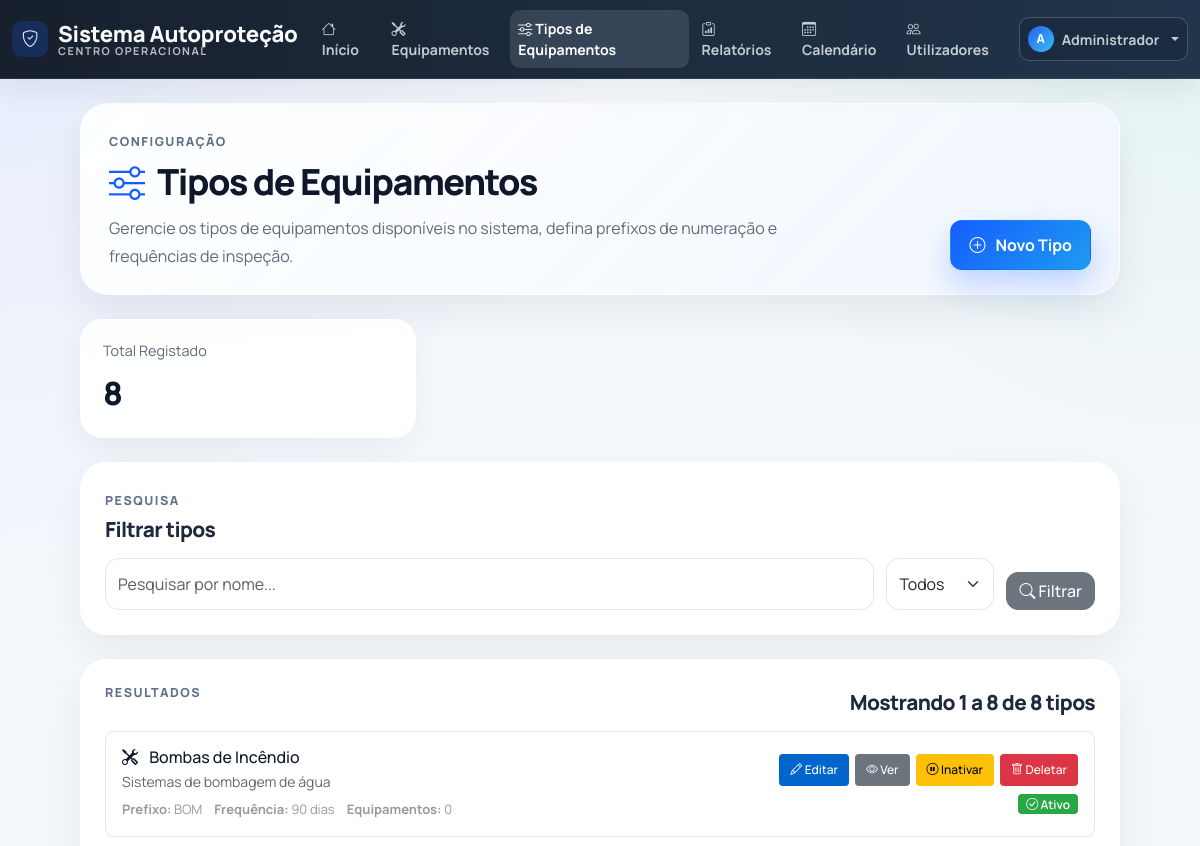
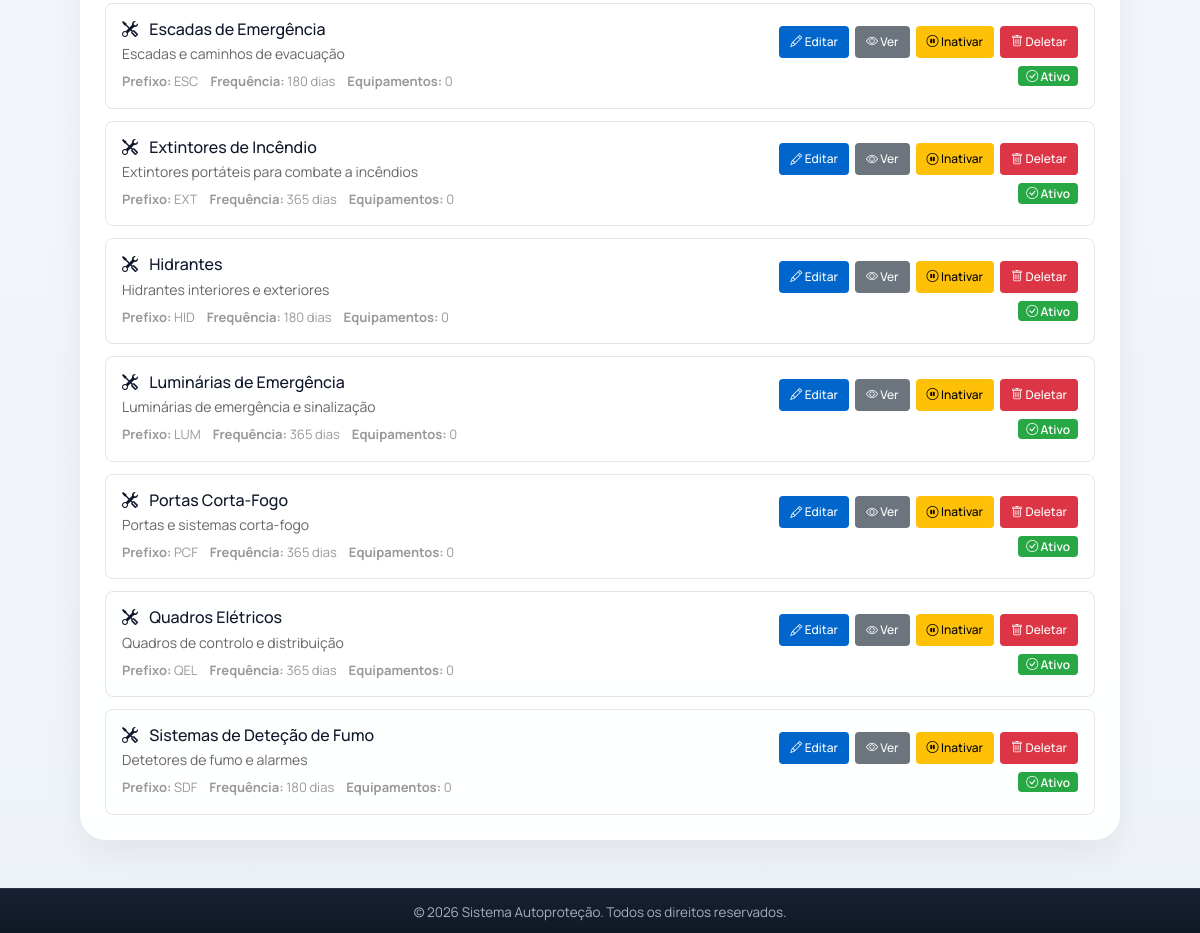
/index.php?controler=tipo_equipamento&acao=listar (signed in), run on the app's committed database (2 pictures, top to bottom).
### tables this page shows
CREATE TABLE IF NOT EXISTS tipos_equipamentos (
    id INT AUTO_INCREMENT PRIMARY KEY,
    nome VARCHAR(100) NOT NULL,
    descricao TEXT,
    icone VARCHAR(50),
    prefixo_numeracao VARCHAR(20) COMMENT 'Prefixo para numeração dos equipamentos, ex: EXT, HID, LUM',
    proximo_numero INT DEFAULT 1 COMMENT 'Próximo número sequencial do tipo de equipamento',
    frequencia_inspecao INT COMMENT 'Frequência em dias',
    ativo BOOLEAN DEFAULT TRUE,
    data_criacao TIMESTAMP DEFAULT CURRENT_TIMESTAMP,
    UNIQUE KEY uk_tipo_nome (nome),
    INDEX idx_ativo (ativo)
);

### app/core/View.php (called while the page is built, shortened)
<?php
class View {
    public static function render($view, array $data = []) {
        $viewPath = APP_PATH . DIRECTORY_SEPARATOR . 'views' . DIRECTORY_SEPARATOR . str_replace('/', DIRECTORY_SEPARATOR, $view) . '.php';
        extract($data, EXTR_SKIP);
        require $viewPath;
        require APP_PATH . DIRECTORY_SEPARATOR . 'views' . DIRECTORY_SEPARATOR . 'layouts' . DIRECTORY_SEPARATOR . 'main.php';
    }
}

### app/core/Controller.php (called while the page is built, shortened)
<?php
abstract class Controller {
    protected function render($view, array $data = []) {
        View::render($view, $data);
    }
}

### app/controllers/TipoEquipamentoController.php (called while the page is built, shortened)
<?php
class TipoEquipamentoController extends Controller {
    private $tipoEquipamento;
    public function __construct() {
        $this->tipoEquipamento = new TipoEquipamento();
    }
    public function listar() {
        $filtros = [];
        $porPagina = 20;
        $paginaAtual = max(1, (int)($_GET['pagina'] ?? 1));
        $offset = ($paginaAtual - 1) * $porPagina;
        $tipos = $this->tipoEquipamento->getAll($filtros, $porPagina, $offset);
        $this->render('tipos_equipamentos/listar', compact(
            'tipos',
            'paginaAtual',
            'porPagina',
            'totalPaginas',
            'totalResultados',
            'busca',
            'mostrar'
        ));
    }
}

### app/core/Application.php (called while the page is built, shortened)
<?php
class Application {
    public function run() {
        $router = new Router();
        $route = $router->resolve($_GET);
        $this->dispatch($route);
    }
    private function dispatch($route) {
        try {
            $controller = new $route['controller']();
            call_user_func_array([$controller, $route['action']], $route['params']);
        } catch (Throwable $exception) {
            $this->handleException($exception);
        }
    }
}

### public/index.php (called while the page is built)
<?php
require_once dirname(__DIR__) . DIRECTORY_SEPARATOR . 'app' . DIRECTORY_SEPARATOR . 'core' . DIRECTORY_SEPARATOR . 'Application.php';
$application = new Application();
$application->run();

### app/models/TipoEquipamento.php (called while the page is built, shortened)
<?php
class TipoEquipamento {
    private $db;
    private $table = 'tipos_equipamentos';
    public function __construct() {
        $this->db = new Database();
    }
    public function getAll($filtros = [], $limite = null, $offset = 0) {
        $query = "SELECT * FROM {$this->table}";
        $query .= $this->buildWhereClause($filtros);
        $query .= " ORDER BY nome ASC";
        if ($limite !== null) {
            $limite = max(1, (int)$limite);
            $offset = max(0, (int)$offset);
            $query .= " LIMIT {$offset}, {$limite}";
        }
        $resultado = $this->db->query($query);
        return $resultado ? $resultado->fetch_all(MYSQLI_ASSOC) : [];
    }
    private function buildWhereClause($filtros) {
        $condicoes = [];
        if (empty($condicoes)) {
            return '';
        }
        return ' WHERE ' . implode(' AND ', $condicoes);
    }
}

### app/models/Database.php (called while the page is built, shortened)
<?php
class Database {
    private $conexao;
    private $host;
    private $port;
    private $user;
    private $password;
    private $dbname;
    public function __construct() {
        $config = require CONFIG_PATH . DIRECTORY_SEPARATOR . 'database.php';
        $this->host = $config['host'];
        $this->port = $config['port'] ?? 3306;
        $this->user = $config['user'];
        $this->password = $config['password'];
        $this->dbname = $config['dbname'];
    }
    private function conectar() {
        try {
            $connection = new mysqli(
                $this->host,
                $this->user,
                $this->password,
                $this->dbname,
                (int)$this->port
            );
            $connection->set_charset("utf8mb4");
            $this->conexao = $connection;
        } catch (Exception $e) {
            die('Erro de conexão com a base de dados: ' . $e->getMessage());
        }
    }
    public function query($query) {
        return $this->conexao->query($query);
    }
}

### app/views/tipos_equipamentos/listar.php (the view, shortened to what this page needs)
<?php
$busca = $busca ?? '';
$mostrarAtual = $mostrar ?? 'todos';
?>
<section class="page-shell page-shell--narrow tipos-equipamentos-page">
    <header class="page-hero compact tipos-equipamentos-hero">
        <div>
            <span class="page-hero__eyebrow">Configuração</span>
            <h1><i class="bi bi-sliders"></i> Tipos de Equipamentos</h1>
            <p>
                Gerencie os tipos de equipamentos disponíveis no sistema, defina prefixos de numeração e frequências de inspeção.
            </p>
        </div>
        <div class="page-hero__actions">
            <a href="index.php?controler=tipo_equipamento&acao=criar" class="btn btn-dashboard-primary">
                <i class="bi bi-plus-circle"></i>
                Novo Tipo
            </a>
        </div>
    </header>
    <section class="mini-stats-grid tipos-stats">
        <article class="mini-stat-card">
            <span>Total Registado</span>
            <strong><?php echo $totalResultados; ?></strong>
        </article>
    </section>
    <section class="panel-surface tipos-filter-panel">
        <div class="panel-surface__header compact">
            <div>
                <span class="panel-surface__eyebrow">Pesquisa</span>
                <h2>Filtrar tipos</h2>
            </div>
        </div>
        <form method="GET" action="index.php" class="modern-form tipos-filter-form">
            <div class="tipos-filter-grid" style="display: grid; grid-template-columns: 1fr auto auto; gap: 12px; align-items: end;">
                <input
                    type="text"
                    name="busca"
                    class="form-control"
                    placeholder="Pesquisar por nome..."
                    value="<?php echo htmlspecialchars($busca, ENT_QUOTES, 'UTF-8'); ?>"
                >
                <select name="mostrar" class="form-select">
                    <option value="todos" <?php echo $mostrarAtual === 'todos' ? 'selected' : ''; ?>>Todos</option>
                </select>
                <button type="submit" class="btn btn-secondary">
                    <i class="bi bi-search"></i> Filtrar
                </button>
            </div>
        </form>
    </section>
    <section class="panel-surface tipos-list-panel">
        <div class="panel-surface__header compact">
            <span class="panel-surface__eyebrow">Resultados</span>
            <h2>
                Mostrando
                <?php echo ($totalResultados > 0 ? (($paginaAtual - 1) * $porPagina + 1) : 0); ?>
                a
                <?php echo min($paginaAtual * $porPagina, $totalResultados); ?>
                de <?php echo $totalResultados; ?> tipos
            </h2>
        </div>
        <?php if (empty($tipos)): ?>
            <div class="empty-state">
                <div class="empty-state__icon">
                    <i class="bi bi-search"></i>
                </div>
                <h3>Nenhum tipo encontrado</h3>
                <p>Nenhum tipo de equipamento corresponde aos critérios de pesquisa.</p>
            </div>
        <?php else: ?>
            <div class="tipos-grid" style="display: grid; gap: 12px;">
                <?php foreach ($tipos as $tipo): ?>
                    <article class="tipo-card" style="display: grid; grid-template-columns: 1fr auto; gap: 16px; padding: 16px; border: 1px solid #e5e5e5; border-radius: 8px; align-items: center;">
                        <div>
                            <h3 style="margin: 0 0 4px 0; font-size: 16px;">
                                <i class="bi <?php echo htmlspecialchars($tipo['icone'] ?? 'bi-tools', ENT_QUOTES, 'UTF-8'); ?>" style="margin-right: 8px;"></i>
                                <a href="index.php?controler=tipo_equipamento&acao=ver&id=<?php echo (int)$tipo['id']; ?>" style="text-decoration: none; color: inherit;">
                                    <?php echo htmlspecialchars($tipo['nome'], ENT_QUOTES, 'UTF-8'); ?>
                                </a>
                            </h3>
                            <?php if ($tipo['descricao']): ?>
                                <p style="margin: 4px 0; color: #666; font-size: 14px;">
                                    <?php echo htmlspecialchars(substr($tipo['descricao'], 0, 100), ENT_QUOTES, 'UTF-8'); ?>
                                </p>
                            <?php endif; ?>
                            <div style="display: flex; gap: 12px; margin-top: 8px; font-size: 13px; color: #999;">
                                <?php if ($tipo['prefixo_numeracao']): ?>
                                    <span><strong>Prefixo:</strong> <?php echo htmlspecialchars($tipo['prefixo_numeracao'], ENT_QUOTES, 'UTF-8'); ?></span>
                                <?php endif; ?>
                                <?php if ($tipo['frequencia_inspecao']): ?>
                                    <span><strong>Frequência:</strong> <?php echo (int)$tipo['frequencia_inspecao']; ?> dias</span>
                                <?php endif; ?>
                                <span><strong>Equipamentos:</strong> <?php echo (int)$tipo['total_equipamentos']; ?></span>
                            </div>
                        </div>
                        <div style="display: flex; flex-direction: column; gap: 8px; align-items: flex-end;">
                            <div style="display: flex; gap: 6px;">
                                <a href="index.php?controler=tipo_equipamento&acao=editar&id=<?php echo (int)$tipo['id']; ?>"
                                   class="btn btn-sm" style="background: #0066cc; color: white; padding: 6px 10px; border-radius: 4px; text-decoration: none; font-size: 12px;">
                                    <i class="bi bi-pencil"></i> Editar
                                </a>
                                <a href="index.php?controler=tipo_equipamento&acao=ver&id=<?php echo (int)$tipo['id']; ?>"
                                   class="btn btn-sm" style="background: #6c757d; color: white; padding: 6px 10px; border-radius: 4px; text-decoration: none; font-size: 12px;">
                                    <i class="bi bi-eye"></i> Ver
                                </a>
                                <a href="index.php?controler=tipo_equipamento&acao=toggleAtivo&id=<?php echo (int)$tipo['id']; ?>"
                                   class="btn btn-sm" style="background: <?php echo $tipo['ativo'] ? '#ffc107' : '#28a745'; ?>; color: <?php echo $tipo['ativo'] ? '#000' : 'white'; ?>; padding: 6px 10px; border-radius: 4px; text-decoration: none; font-size: 12px;"
                                   onclick="return confirm('Tem a certeza que deseja <?php echo $tipo['ativo'] ? 'inativar' : 'ativar'; ?> este tipo?');">
                                    <i class="bi <?php echo $tipo['ativo'] ? 'bi-pause-circle' : 'bi-play-circle'; ?>"></i> <?php echo $tipo['ativo'] ? 'Inativar' : 'Ativar'; ?>
                                </a>
                                <?php if ((int)$tipo['total_equipamentos'] === 0): ?>
                                    <a href="index.php?controler=tipo_equipamento&acao=deletar&id=<?php echo (int)$tipo['id']; ?>"
                                       class="btn btn-sm" style="background: #dc3545; color: white; padding: 6px 10px; border-radius: 4px; text-decoration: none; font-size: 12px;"
                                       onclick="return confirm('Tem a certeza que deseja deletar este tipo? Esta ação não pode ser desfeita.');">
                                        <i class="bi bi-trash"></i> Deletar
                                    </a>
                                <?php endif; ?>
                            </div>
                            <?php if ($tipo['ativo']): ?>
                                <span class="badge" style="background: #28a745; color: white; padding: 4px 8px; border-radius: 4px; font-size: 12px;">
                                    <i class="bi bi-check-circle"></i> Ativo
                                </span>
                            <?php else: ?>
                                <span class="badge" style="background: #dc3545; color: white; padding: 4px 8px; border-radius: 4px; font-size: 12px;">
                                    <i class="bi bi-x-circle"></i> Inativo
                                </span>
                            <?php endif; ?>
                        </div>
                    </article>
                <?php endforeach; ?>
            </div>
        <?php endif; ?>
    </section>
</section>

### data on the page
tipos_equipamentos: id "8", min($paginaAtual*$porPagina,$totalResultados) "8", nome "Quadros Elétricos", descricao "Quadros de controlo e distribuição", prefixo_numeracao "QEL", frequencia_inspecao "365", total_equipamentos "0", ativo 1 (drawn)
tipos_equipamentos: nome "Bombas de Incêndio", descricao "Sistemas de bombagem de água", prefixo_numeracao "BOM", frequencia_inspecao "90", total_equipamentos "0", ativo 1 (drawn)
tipos_equipamentos: nome "Escadas de Emergência", descricao "Escadas e caminhos de evacuação", prefixo_numeracao "ESC", frequencia_inspecao "180", total_equipamentos "0", ativo 1 (drawn)
tipos_equipamentos: nome "Extintores de Incêndio", descricao "Extintores portáteis para combate a incêndios", prefixo_numeracao "EXT", frequencia_inspecao "365", total_equipamentos "0", ativo 1 (drawn)
tipos_equipamentos: nome "Hidrantes", descricao "Hidrantes interiores e exteriores", prefixo_numeracao "HID", frequencia_inspecao "180", total_equipamentos "0", ativo 1 (drawn)
tipos_equipamentos: nome "Luminárias de Emergência", descricao "Luminárias de emergência e sinalização", prefixo_numeracao "LUM", frequencia_inspecao "365", total_equipamentos "0", ativo 1 (drawn)
tipos_equipamentos: nome "Portas Corta-Fogo", descricao "Portas e sistemas corta-fogo", prefixo_numeracao "PCF", frequencia_inspecao "365", total_equipamentos "0", ativo 1 (drawn)
tipos_equipamentos: nome "Sistemas de Deteção de Fumo", descricao "Detetores de fumo e alarmes", prefixo_numeracao "SDF", frequencia_inspecao "180", total_equipamentos "0", ativo 1 (drawn)

### other printed values
APP_NAME "Sistema Autoproteção"
$inicialUtilizador "A"
$nomeUtilizador "Administrador"
